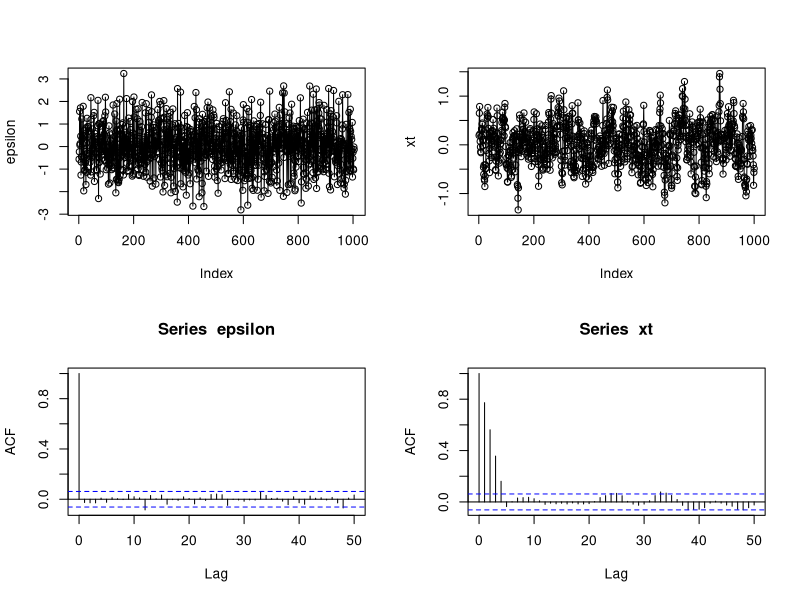
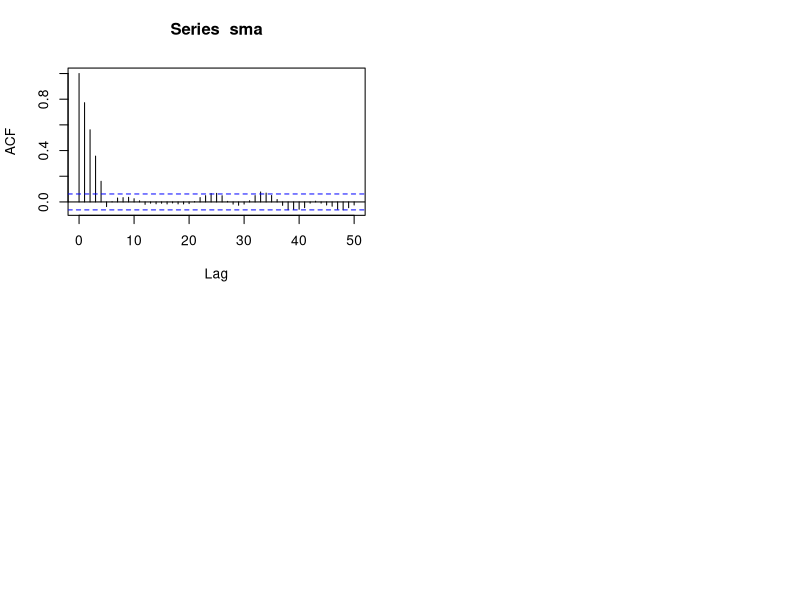
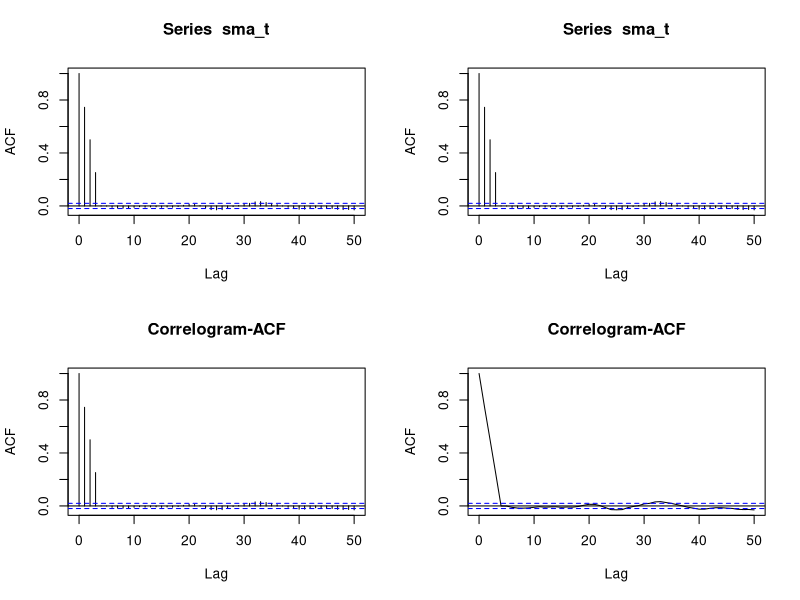
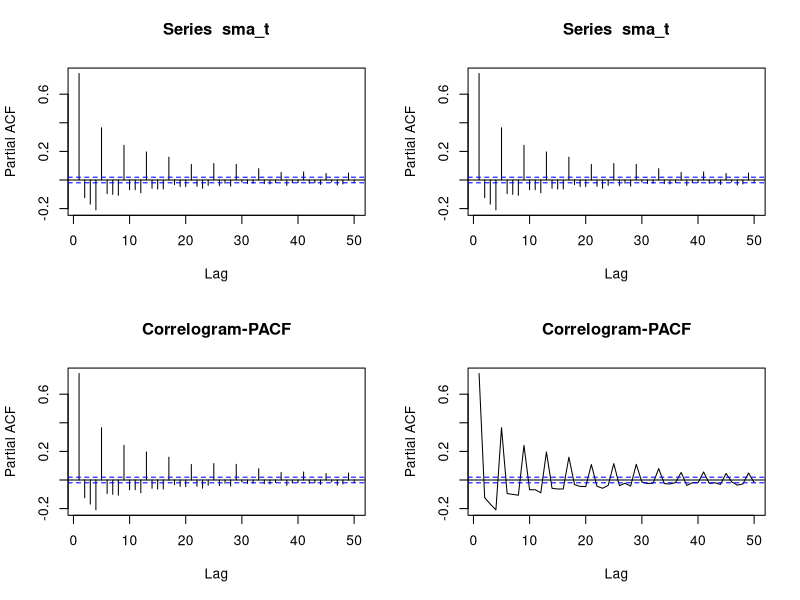

Write the R code that produced these figures, in order.
rm(list=ls())
set.seed(123)
library(forecast)
epsilon = rnorm(1004)
order =4
beta = 1/(order+1)
xt = array(dim=1000)
for (i in c(5:1004)){
  xt[i-4] = beta*(epsilon[i]+epsilon[i-1]+epsilon[i-2]+epsilon[i-3]+epsilon[i-4])
}

par(mfrow=c(2,2))
plot(epsilon,type='o')
plot(xt,type='o')
acf(epsilon,lag.max = 50)
acf(xt,lag.max = 50)

?filter
sma = filter(epsilon,rep(beta,5), method ="convolution",
       sides = 1, circular = FALSE, init)
sma = na.omit(sma)
acf(sma,lag.max = 50)
?ma

#if we are trying to find the time points using ma we take X_t = beta0*e_t + beta1*e_t-1 + beta2*e_t-2 + ..
#id we are trying to smooth the we take x_t = beta0*e_t-1 + beta1*e_t + beta2*e_t+1 +...

#Generate 10000 obs from a a simple moving process of order 3 and obtain the sample correlogram, hence comment
rm(list=ls())
set.seed(123)
epsilon_t = rnorm(10003)
order = 3
beta = 1/4

par(mfrow=c(2,2))
sma_t = filter(epsilon_t,rep(1/4,4),method='convolution',sides=1)
sma_t = na.omit(sma_t)
acf(sma_t,lag.max = 50)
cor = acf(sma_t,lag.max = 50)
plot(cor,main='Correlogram-ACF')
plot(cor,type='l',main='Correlogram-ACF')
#We see a linear drop from h=0 to h=3 then we see irregular oscillation around acf=0 for h>3
pacf(sma_t,lag.max = 50)
pcor = pacf(sma_t,lag.max = 50)
plot(pcor,main='Correlogram-PACF')
plot(pcor,type='l',main='Correlogram-PACF')

#if we see that the acf is cutting off at lag=q and pacf is tailing down we say that the precoss is MA(q)